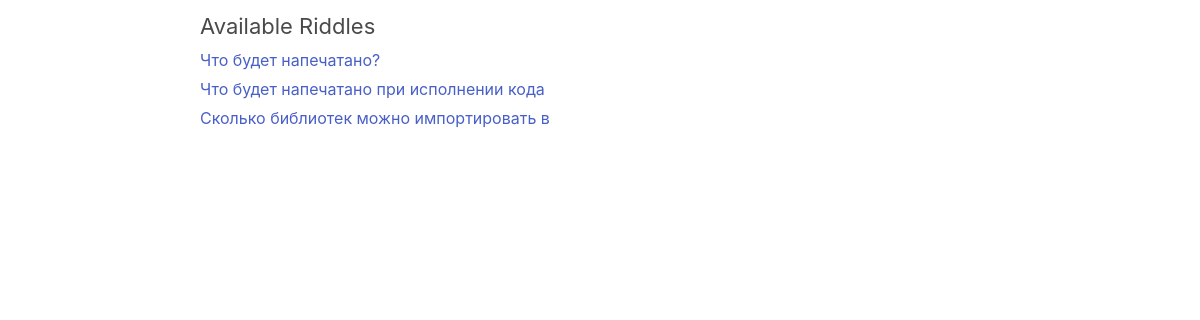
Before: / with the older database file.
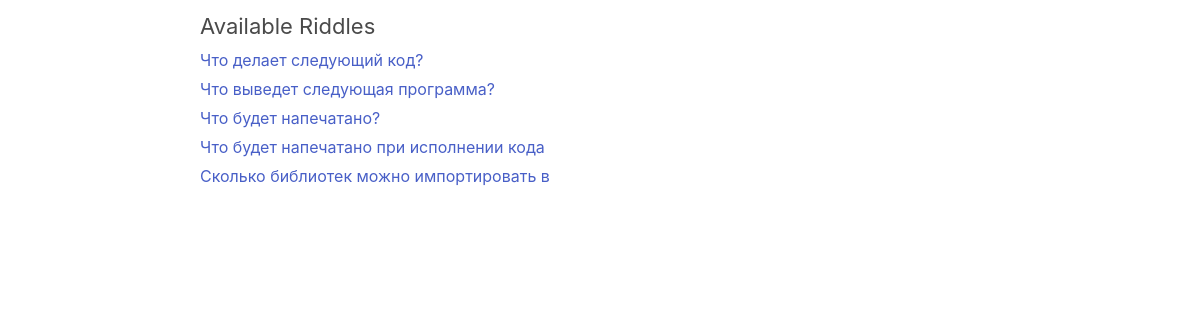
After: the same page with the newer database file.
### riddles_app/models.py (models this page shows, shortened)
class Riddle(models.Model):
    rid_title = models.CharField(max_length=100)
    rid_text = models.CharField(max_length=255)
    pub_date = models.DateTimeField('date published')

### riddles_app/views.py (the view)
# urls.py: path('', views.index, name='index'),
def index(request):
    return render(request, "index.html", {"latest_riddles": Riddle.objects.order_by('-pub_date')[:5]})

### riddles_app/templates/index.html (shortened to what this page needs)
{% extends 'base.html' %}
{% block content %}
  <div class="container">
    <h1>Available Riddles</h1>
    {% if latest_riddles %}
      <ul>
        {% for riddle in latest_riddles %}
          <li>
            <a href="/{{ riddle.id }}/">
              {{ riddle.rid_title }}
            </a>
          </li>
        {% endfor %}
      </ul>
    {% else %}
      <p>No riddles are available right now.</p>
    {% endif %}
  </div>
{% endblock %}

### riddles_app/templates/base.html (shortened to what this page needs)
{% load static %}
<!DOCTYPE html>
<html lang="en">
<head>
    <link rel="stylesheet" href="https://cdn.jsdelivr.net/npm/bulma@0.9.0/css/bulma.min.css">
    <link rel="stylesheet" href="{% static 'riddles_app/main.css' %}">
</head>
<body>
    {% block content %}
    {% endblock %}
</body>
</html>

### riddles_app/static/riddles_app/main.css (style rules this page uses)
.container { margin: 10px 200px 0; }
h1 { font-size: 22px; }
li { margin: 5px 0; }

Changed rows visible on the page:
added Riddle: rid_title "Что делает следующий код?"
added Riddle: rid_title "Что выведет следующая программа?"
